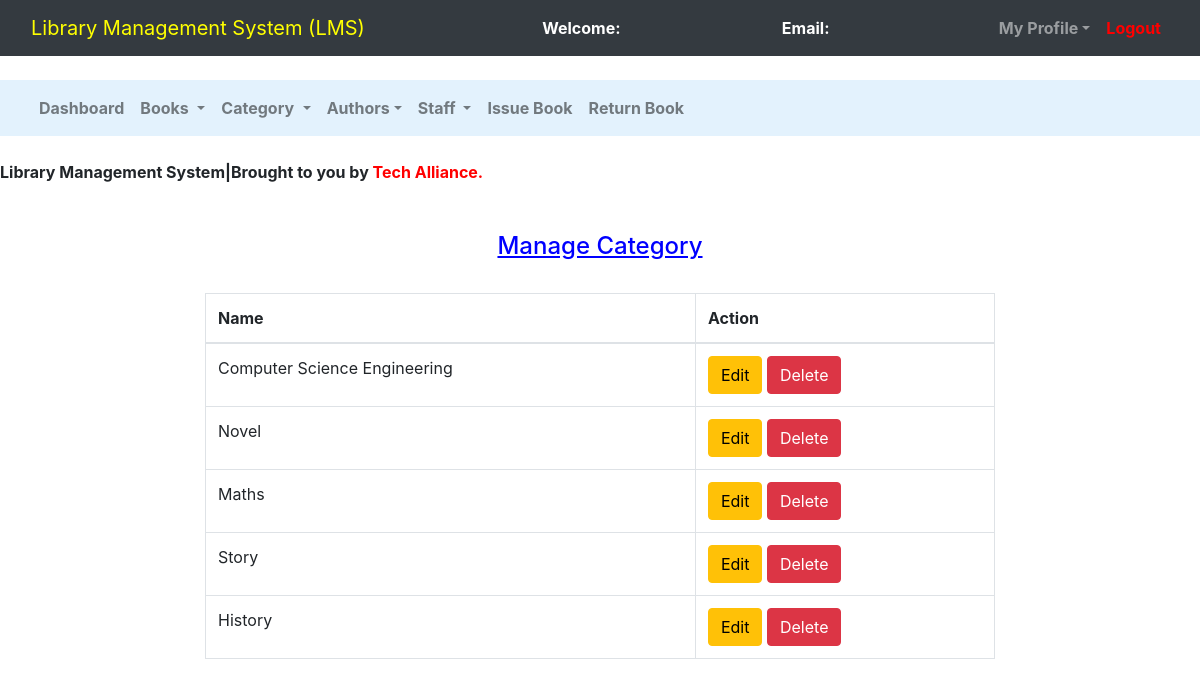
/admin/manage_cat.php, run on the app's committed database.
### tables this page shows
CREATE TABLE `category` (
  `cat_id` int(11) NOT NULL,
  `cat_name` varchar(100) NOT NULL
);

### admin/manage_cat.php (the view, shortened to what this page needs)
<!DOCTYPE html>
<html>
<head>
	<link rel="stylesheet" type="text/css" href="../bootstrap-4.4.1/css/bootstrap.min.css">
</head>
<body>
	<nav class="navbar navbar-expand-lg navbar-dark bg-dark">
		<div class="container-fluid">
			<div class="navbar-header">
				<a class="navbar-brand" href="admin_dashboard.php"style=color:yellow;>Library Management System (LMS)</style></a>
			</div>
			<font style="color: white"><span><strong>Welcome: <?php echo $_SESSION['name'];?></strong></span></font>
			<font style="color: white"><span><strong>Email: <?php echo $_SESSION['email'];?></strong></font>
		    <ul class="nav navbar-nav navbar-right">
		      <li class="nav-item dropdown">
	        	<a class="nav-link dropdown-toggle" data-toggle="dropdown"><b>My Profile</b></a>
		      </li>
		      <li class="nav-item">
		        <a class="nav-link" href="../logout.php"style=color:red;><b>Logout</b></style></a>
		      </li>
		    </ul>
		</div>
	</nav><br>
	<nav class="navbar navbar-expand-lg navbar-light" style="background-color: #e3f2fd">
		<div class="container-fluid">
		    <ul class="nav navbar-nav navbar-center">
		      <li class="nav-item">
		        <a class="nav-link" href="admin_dashboard.php"><b>Dashboard</b></a>
		      </li>
		      <li class="nav-item dropdown">
	        	<a class="nav-link dropdown-toggle" data-toggle="dropdown"><b>Books</b> </a>
		      </li>
		      <li class="nav-item dropdown">
	        	<a class="nav-link dropdown-toggle" data-toggle="dropdown"><b>Category</b> </a>
		      </li>
		      <li class="nav-item dropdown">
	        	<a class="nav-link dropdown-toggle" data-toggle="dropdown"><b>Authors</b></a>
		      </li>
			  <li class="nav-item dropdown">
	        	<a class="nav-link dropdown-toggle" data-toggle="dropdown"><b>Staff </b></a>
		      </li>
	          <li class="nav-item">
		        <a class="nav-link" href="issue_book.php"><b>Issue Book</b></a>
		      </li>
			  <li class="nav-item">
		        <a class="nav-link" href="return_book.php"><b>Return Book</b></a>
		      </li>
		    </ul>
		</div>
	</nav><br>
	<span><marquee><b>Library Management System|Brought to you by <span style=color:red;>Tech Alliance</style>.</b></marquee></span><br><br>
		<center><h4 style=color:blue;><u>Manage Category</u></style></h4><br></center>
		<div class="row">
			<div class="col-md-2"></div>
			<div class="col-md-8">
				<table class="table table-bordered table-hover">
					<thead>
						<tr>
							<th>Name</th>
							<th>Action</th>
						</tr>
					</thead>
					<?php
						$connection = mysqli_connect("localhost","root","");
						$query = "select * from category";
						$query_run = mysqli_query($connection,$query);
						while ($row = mysqli_fetch_assoc($query_run)){
							?>
							<tr>
								<td><?php echo $row['cat_name'];?></td>
								<td><button class="btn btn-warning"><a href="edit_cat.php?cid=<?php echo $row['cat_id'];?>"style=color:black;>Edit</a></button>
								<button class="btn btn-danger"><a href="delete_cat.php?cid=<?php echo $row['cat_id'];?>"style=color:white;>Delete</a></button></td>
							</tr>
							<?php
						}
					?>
				</table>
			</div>
			<div class="col-md-2"></div>
		</div>
</body>
</html>

### data on the page
category: cat_name "Computer Science Engineering"
category: cat_name "Novel"
category: cat_name "Maths"
category: cat_name "Story"
category: cat_name "History"
